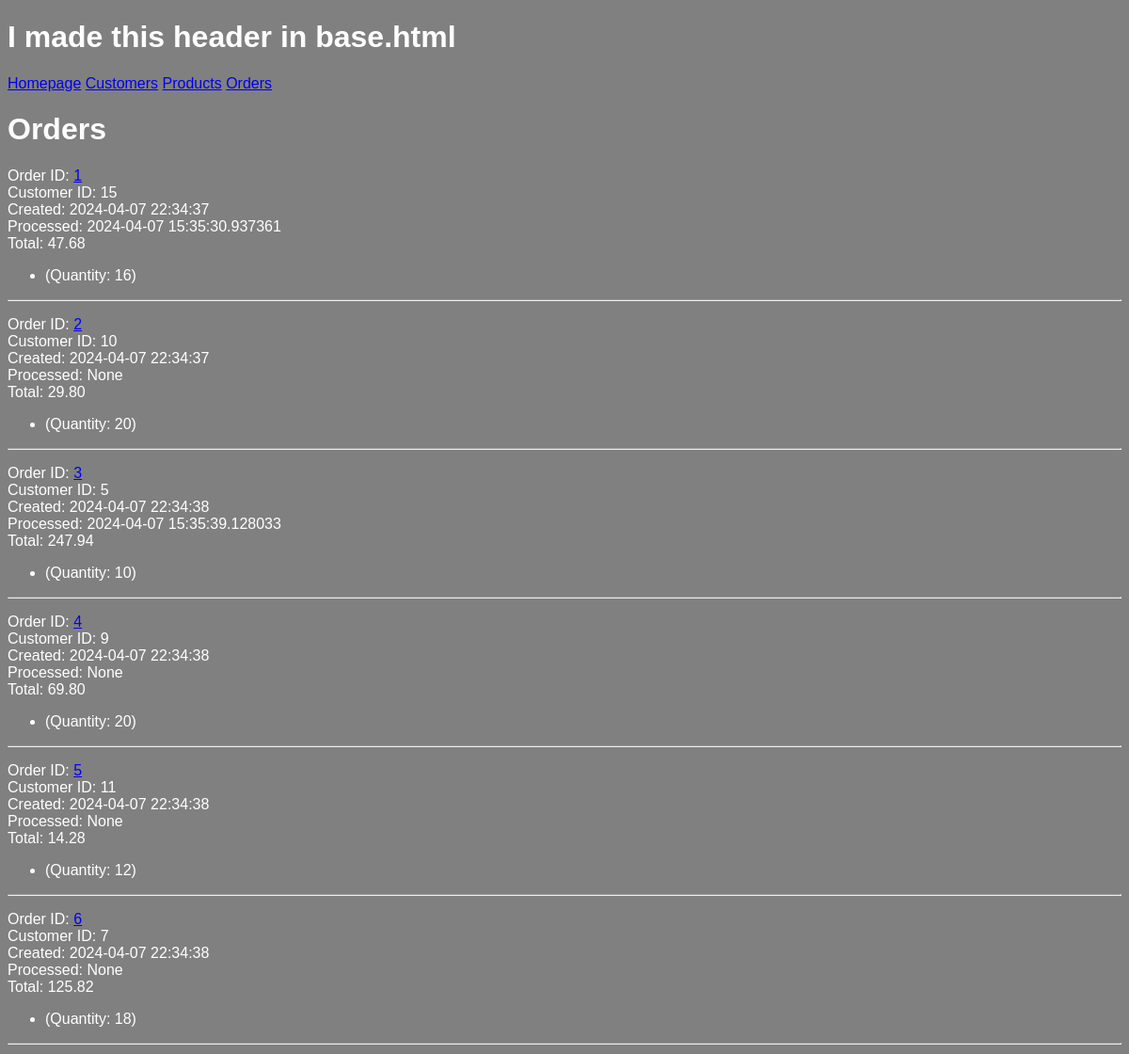
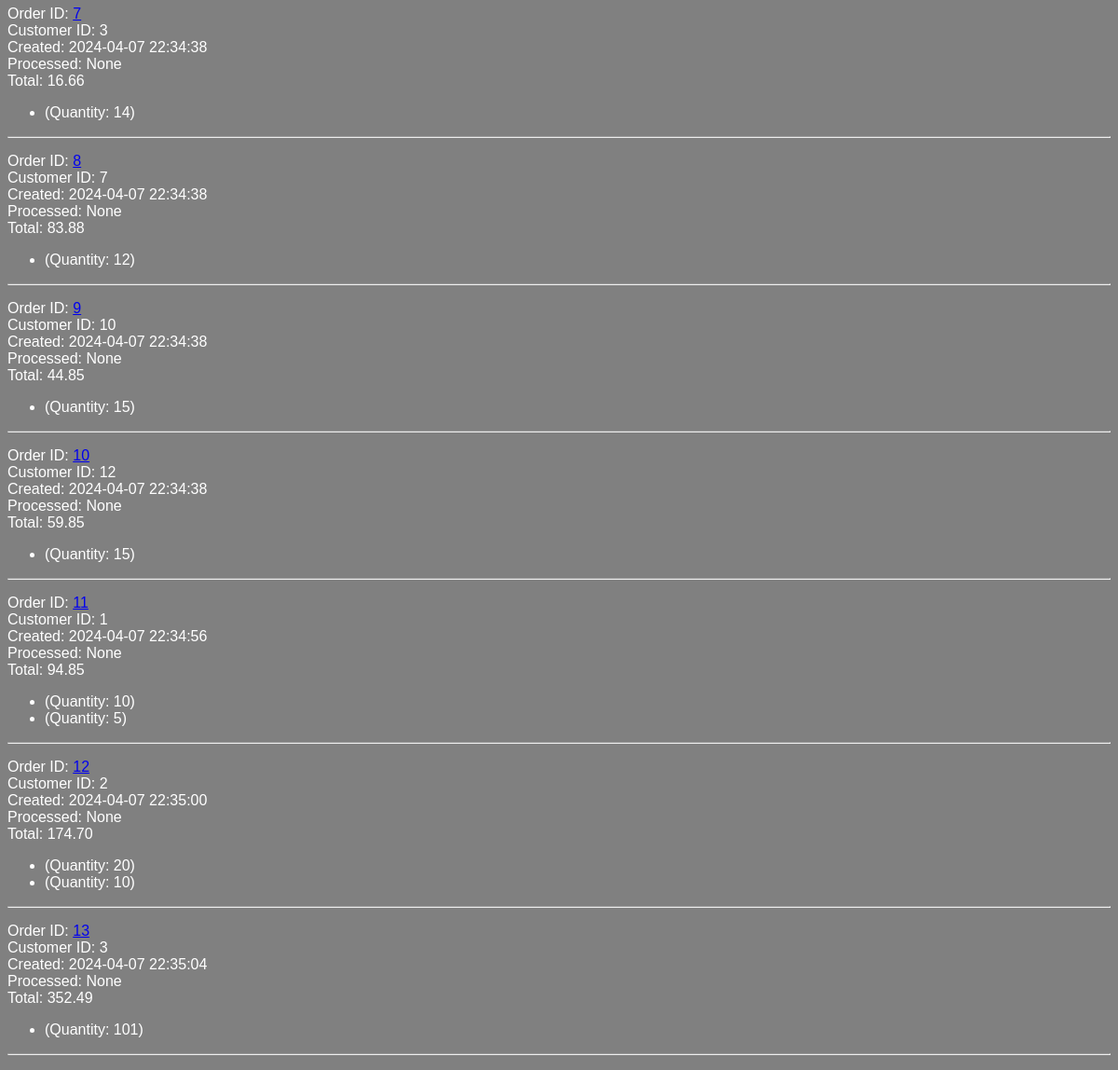
The page /orders on the database as committed earlier (2 pictures, top to bottom).
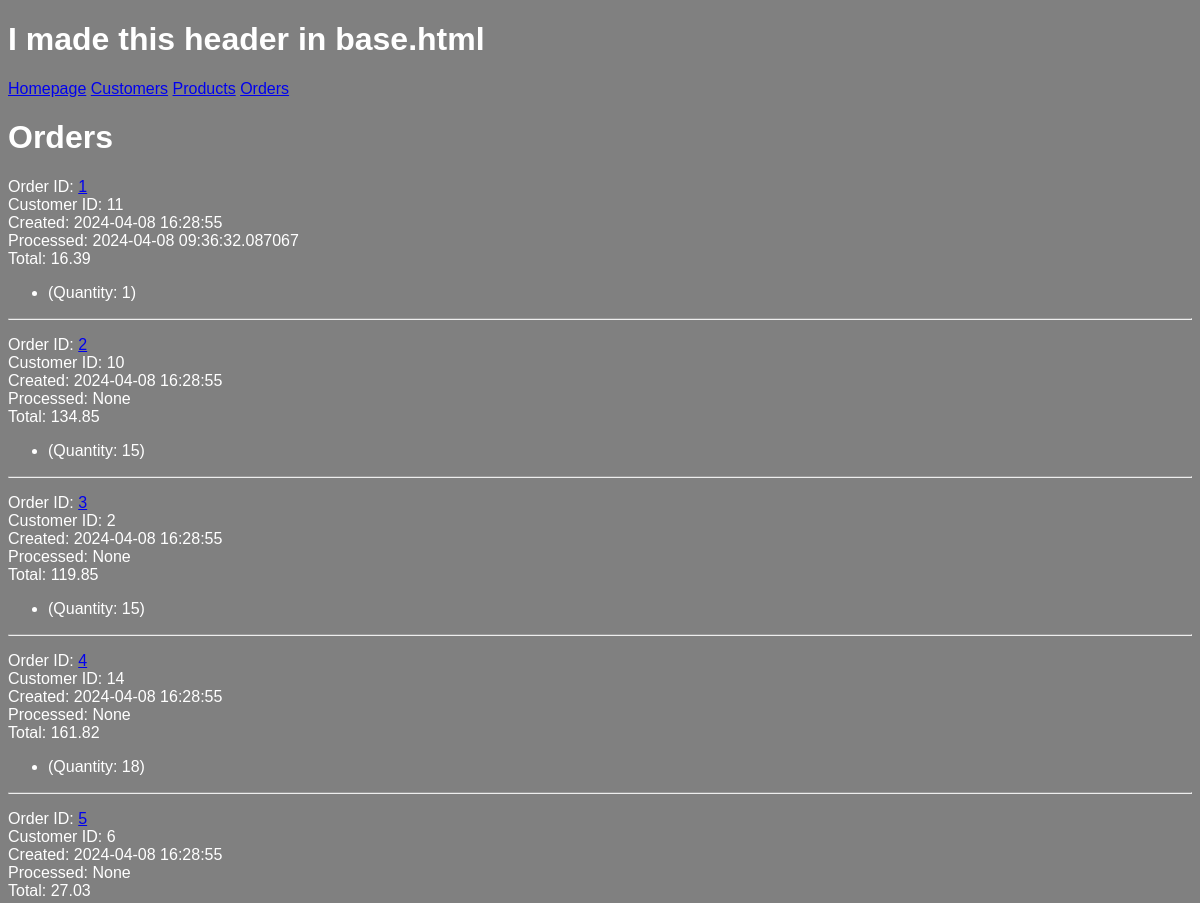
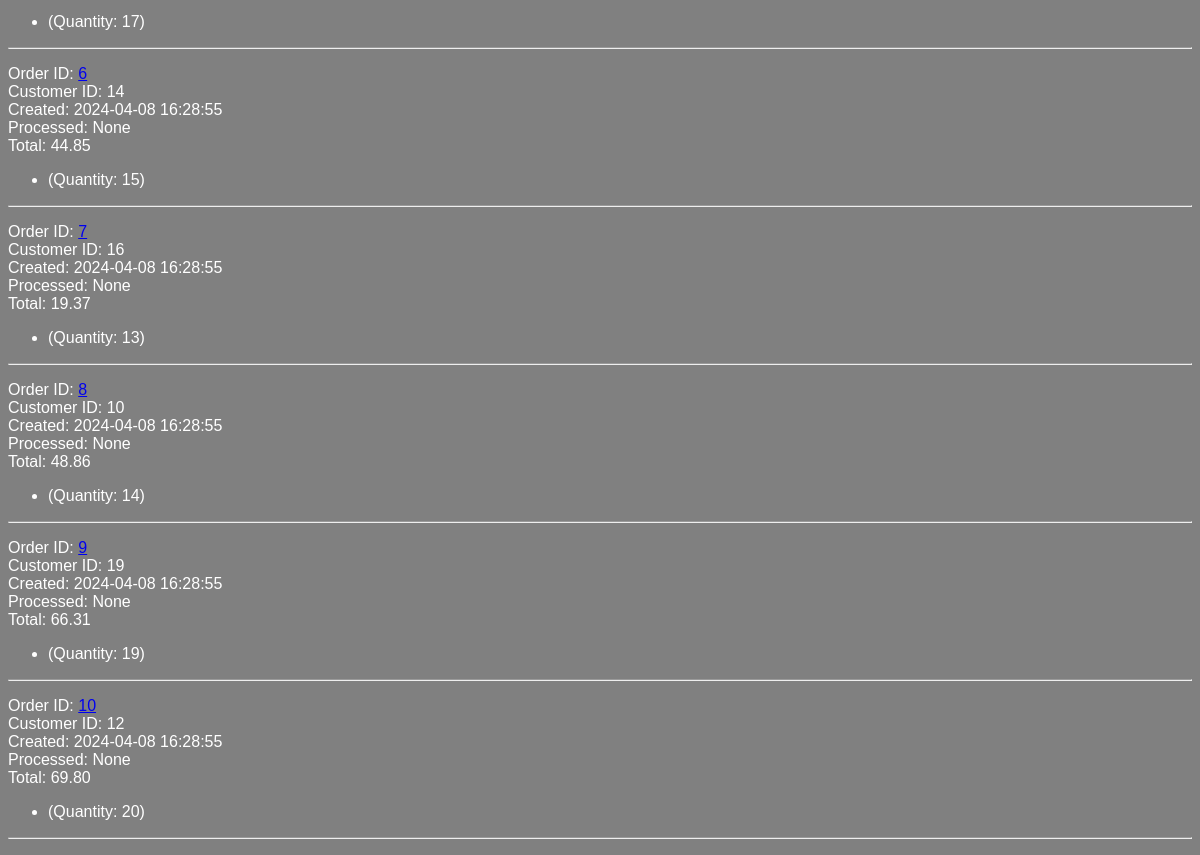
The same page on the database as committed later (2 pictures, top to bottom).
### models.py (models this page shows, shortened)
class Order(db.Model):
	id = mapped_column(Integer, primary_key=True)
	customer_id = mapped_column(Integer, ForeignKey('customer.id'), nullable=False)
	total = mapped_column(DECIMAL(18, 2), nullable=False, default=0)
	created = mapped_column(DateTime, nullable=False, default=func.now())
	processed = mapped_column(DateTime, nullable=True, default=None)
	customer = relationship("Customer", back_populates="orders")
	items = relationship("ProductOrder", cascade="all, delete-orphan")

class ProductOrder(db.Model):
	id = mapped_column(Integer, primary_key=True)
	order_id = mapped_column(Integer, ForeignKey(Order.id), nullable=False)
	product_id = mapped_column(Integer, ForeignKey(Product.id), nullable=False)
	quantity = mapped_column(Integer, nullable=False)
	product = relationship("Product")
	order = relationship("Order", back_populates="items")

### routes/html.py (the view)
@html_bp.route('/orders')
def orders():
    order_list = Order.query.all()
    return render_template('orders.html', orders=order_list)

### templates/orders.html
{% extends "base.html" %}
{% block content %}
<h1>Orders</h1>
{% for order in orders %}
<p>
    <span>Order ID: <a href="{{ url_for('html.order_detail', order_id=order.id) }}">{{ order.id }}</a></span><br>
    <span>Customer ID: {{ order.customer_id }}</span><br>
    <span>Created: {{ order.created }}</span><br>
    <span>Processed: {{ order.processed }}</span><br>
    <span>Total: {{ order.total }}</span><br>
    <ul>
        {% for item in order.items %}
        <li>{{ item.name }} (Quantity: {{ item.quantity }})</li>
        {% endfor %}
    </ul>
    <hr>
</p>
{% endfor %}
{% endblock %}

Rows that differ between the two databases and show on the page:
removed Order: id "11", customer_id "1", created "2024-04-07 22:34:56", processed "None", total "94.85"
removed ProductOrder: quantity "10", shown under "11"
removed ProductOrder: quantity "5", shown under "11"
removed Order: id "12", customer_id "2", created "2024-04-07 22:35:00", processed "None", total "174.70"
removed ProductOrder: quantity "20", shown under "12"
removed ProductOrder: quantity "10", shown under "12"
removed Order: id "13", customer_id "3", created "2024-04-07 22:35:04", processed "None", total "352.49"
removed ProductOrder: quantity "101", shown under "13"
changed Order id 1: customer_id "15" → "11"; created "2024-04-07 22:34:37" → "2024-04-08 16:28:55"; processed "2024-04-07 15:35:30.937361" → "2024-04-08 09:36:32.087067"; total "47.68" → "16.39"
changed ProductOrder (number 1 of 10 on the later page): quantity "16" → "1"
changed Order id 2: created "2024-04-07 22:34:37" → "2024-04-08 16:28:55"; total "29.80" → "134.85"
changed ProductOrder (number 2 of 10 on the later page): quantity "20" → "15"
changed Order id 3: customer_id "5" → "2"; created "2024-04-07 22:34:38" → "2024-04-08 16:28:55"; processed "2024-04-07 15:35:39.128033" → "None"; total "247.94" → "119.85"
changed ProductOrder (number 3 of 10 on the later page): quantity "10" → "15"
changed Order id 4: customer_id "9" → "14"; created "2024-04-07 22:34:38" → "2024-04-08 16:28:55"; total "69.80" → "161.82"
changed ProductOrder (number 4 of 10 on the later page): quantity "20" → "18"
changed Order id 5: customer_id "11" → "6"; created "2024-04-07 22:34:38" → "2024-04-08 16:28:55"; total "14.28" → "27.03"
changed ProductOrder (number 5 of 10 on the later page): quantity "12" → "17"
changed Order id 6: customer_id "7" → "14"; created "2024-04-07 22:34:38" → "2024-04-08 16:28:55"; total "125.82" → "44.85"
changed ProductOrder (number 6 of 10 on the later page): quantity "18" → "15"
changed Order id 7: customer_id "3" → "16"; created "2024-04-07 22:34:38" → "2024-04-08 16:28:55"; total "16.66" → "19.37"
changed ProductOrder (number 7 of 10 on the later page): quantity "14" → "13"
changed Order id 8: customer_id "7" → "10"; created "2024-04-07 22:34:38" → "2024-04-08 16:28:55"; total "83.88" → "48.86"
changed ProductOrder (number 8 of 10 on the later page): quantity "12" → "14"
changed Order id 9: customer_id "10" → "19"; created "2024-04-07 22:34:38" → "2024-04-08 16:28:55"; total "44.85" → "66.31"
changed ProductOrder (number 9 of 10 on the later page): quantity "15" → "19"
changed Order id 10: created "2024-04-07 22:34:38" → "2024-04-08 16:28:55"; total "59.85" → "69.80"
changed ProductOrder (number 10 of 10 on the later page): quantity "15" → "20"
